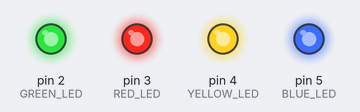
A sketch run on a simulated Arduino Nano, built with avr-gcc and run on an emulated ATmega328P. On the bench: output pins drawn as LEDs (lit = HIGH). What the sketch prints to the serial monitor is not drawn.

Above: at 1.0 s.
At 3.5 s:
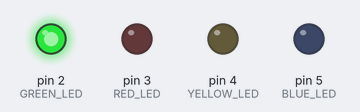
At 4.5 s:
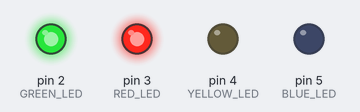
At 7.5 s:
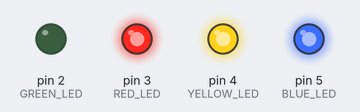
At 9.5 s:
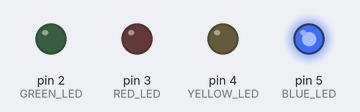
At 13.5 s:
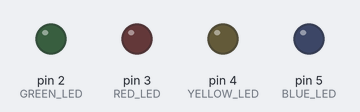
Timing chart, 0 to 14.3 s (numbered marks = the images above):
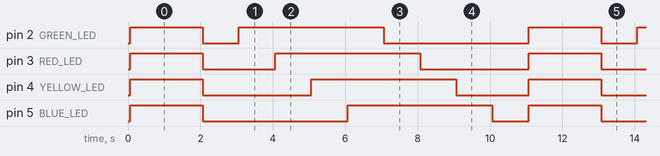

The sketch:

testLED.ino
```cpp
/*
 * LED测试程序 - Arduino Nano 33 BLE
 * 用于测试四个LED灯的连接是否正常，并设置为最大亮度
 *
 * 硬件连接:
 * - 绿灯（正常）: D2
 * - 红灯（烟雾报警器）: D3
 * - 黄灯（敲门）: D4
 * - 蓝灯（门铃）: D5
 */

// 定义LED引脚
#define GREEN_LED 2   // 绿灯（正常状态）
#define RED_LED 3     // 红灯（烟雾报警器）
#define YELLOW_LED 4  // 黄灯（敲门）
#define BLUE_LED 5    // 蓝灯（门铃）

// 亮度设置（0-255，255为最亮）
#define MAX_BRIGHTNESS 255

void setup() {
  // 初始化串口通信
  Serial.begin(9600);
  Serial.println("LED测试程序启动 - 最大亮度模式");

  // 设置LED引脚为输出模式
  pinMode(GREEN_LED, OUTPUT);
  pinMode(RED_LED, OUTPUT);
  pinMode(YELLOW_LED, OUTPUT);
  pinMode(BLUE_LED, OUTPUT);

  // 初始状态：所有LED熄灭
  digitalWrite(GREEN_LED, LOW);
  digitalWrite(RED_LED, LOW);
  digitalWrite(YELLOW_LED, LOW);
  digitalWrite(BLUE_LED, LOW);

  Serial.println("所有LED初始化完成");
}

void loop() {
  // 测试模式1：所有LED同时点亮（最大亮度）
  Serial.println("测试模式1：所有LED同时点亮（最大亮度）");

  // 使用analogWrite可以控制亮度，但Arduino Nano 33 BLE的部分引脚支持PWM
  // 如果引脚支持PWM，使用analogWrite设置最大亮度
  // 否则使用digitalWrite设置为HIGH

  // 由于我们要最大亮度，直接使用digitalWrite更简单
  digitalWrite(GREEN_LED, HIGH);
  digitalWrite(RED_LED, HIGH);
  digitalWrite(YELLOW_LED, HIGH);
  digitalWrite(BLUE_LED, HIGH);

  delay(2000);  // 等待2秒

  // 测试模式2：所有LED同时熄灭
  Serial.println("测试模式2：所有LED同时熄灭");
  digitalWrite(GREEN_LED, LOW);
  digitalWrite(RED_LED, LOW);
  digitalWrite(YELLOW_LED, LOW);
  digitalWrite(BLUE_LED, LOW);
  delay(1000);  // 等待1秒

  // 测试模式3：逐个LED点亮（最大亮度）
  Serial.println("测试模式3：逐个LED点亮（最大亮度）");

  // 绿灯
  Serial.println("绿灯点亮");
  digitalWrite(GREEN_LED, HIGH);
  delay(1000);

  // 红灯
  Serial.println("红灯点亮");
  digitalWrite(RED_LED, HIGH);
  delay(1000);

  // 黄灯
  Serial.println("黄灯点亮");
  digitalWrite(YELLOW_LED, HIGH);
  delay(1000);

  // 蓝灯
  Serial.println("蓝灯点亮");
  digitalWrite(BLUE_LED, HIGH);
  delay(1000);

  // 测试模式4：逐个LED熄灭
  Serial.println("测试模式4：逐个LED熄灭");

  // 绿灯
  Serial.println("绿灯熄灭");
  digitalWrite(GREEN_LED, LOW);
  delay(1000);

  // 红灯
  Serial.println("红灯熄灭");
  digitalWrite(RED_LED, LOW);
  delay(1000);

  // 黄灯
  Serial.println("黄灯熄灭");
  digitalWrite(YELLOW_LED, LOW);
  delay(1000);

  // 蓝灯
  Serial.println("蓝灯熄灭");
  digitalWrite(BLUE_LED, LOW);
  delay(1000);
}
```

Measured:
- by itself, pin 2 (GREEN_LED): repeats every 11.0 s: LOW 1.0 s, HIGH 4.0 s, LOW 4.0 s, HIGH 2.0 s
- by itself, pin 3 (RED_LED): repeats every 11.0 s: LOW 2.0 s, HIGH 4.0 s, LOW 3.0 s, HIGH 2.0 s
- by itself, pin 4 (YELLOW_LED): repeats every 11.0 s: LOW 3.0 s, HIGH 4.0 s, LOW 2.0 s, HIGH 2.0 s
- by itself, pin 5 (BLUE_LED): repeats every 11.0 s: LOW 4.0 s, HIGH 4.0 s, LOW 1.0 s, HIGH 2.0 s
